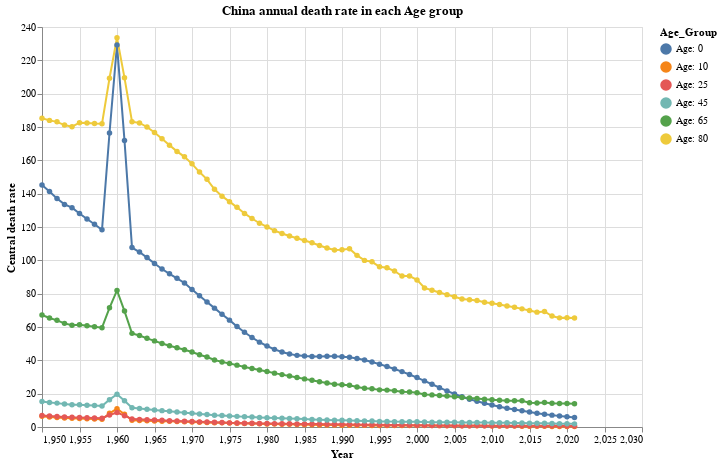

Specify this chart in Vega-Lite:
### Vega-Lite specification from a JSON file in a GitHub repository (floating-point values rounded to 4 significant figures; data arrays with more than 128 entries replaced by an {"elided": "..."} marker saying what was removed)
{"$schema": "https://vega.github.io/schema/vega-lite/v5.json", "title": "China annual death rate in each Age group", "width": 600, "height": 400, "data": {"values": {"elided": "432 records"}}, "mark": {"type": "line", "point": true}, "encoding": {"x": {"field": "Year", "type": "quantitative"}, "y": {"field": "Central death rate", "type": "quantitative"}, "color": {"field": "Age_Group", "type": "nominal"}}}
